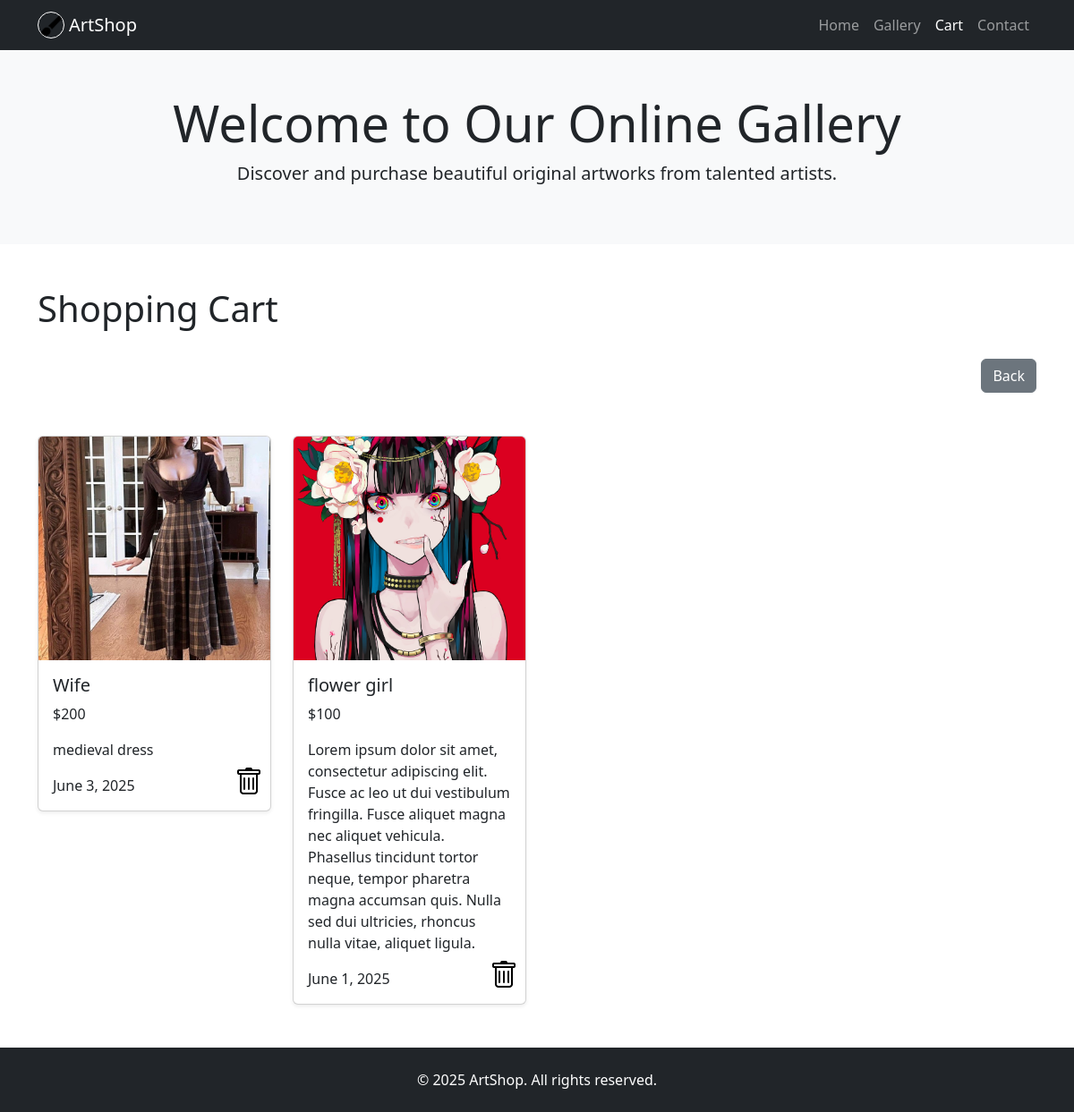
The app's page /cart.php with its own data.
### tables this page shows
CREATE TABLE `tbl_items` (
  `id` int(11) NOT NULL,
  `item_name` varchar(200) NOT NULL,
  `price` double NOT NULL,
  `date` date NOT NULL DEFAULT current_timestamp(),
  `description` mediumtext NOT NULL,
  `image_url` varchar(255) NOT NULL,
  `cart_id` int(11) DEFAULT NULL
);

### cart.php (the view, shortened to what this page needs)
<!DOCTYPE html>
<html lang="en">
<head>
  <link href="https://cdn.jsdelivr.net/npm/bootstrap@5.3.0/dist/css/bootstrap.min.css" rel="stylesheet">
  <link href="https://cdn.jsdelivr.net/npm/bootstrap-icons@1.10.5/font/bootstrap-icons.css" rel="stylesheet">
  <link rel="stylesheet" href="assets/styles.css">
</head>
<body>
  <nav class="navbar navbar-expand-lg navbar-dark bg-dark">
    <div class="container">
      <img src="assets/icon.png" class="circle-img" alt="logo">
      <a class="navbar-brand" href="#">ArtShop</a>
      <div class="collapse navbar-collapse" id="navbarNav">
        <ul class="navbar-nav ms-auto">
          <li class="nav-item"><a class="nav-link" href="index.html">Home</a></li>
          <li class="nav-item"><a class="nav-link" href="gallery.php">Gallery</a></li>
          <li class="nav-item"><a class="nav-link active" href="cart.php">Cart</a></li>
          <li class="nav-item"><a class="nav-link" href="#">Contact</a></li>
        </ul>
      </div>
    </div>
  </nav>
  <section class="py-5 text-center bg-light">
    <div class="container">
      <h1 class="display-4">Welcome to Our Online Gallery</h1>
      <p class="lead">Discover and purchase beautiful original artworks from talented artists.</p>
    </div>
  </section>
  <div class="container my-5">
    <div class="row g-4">
      <h1 class="display-6">Shopping Cart</h1>
      <div class="mb-4 text-end">
        <a href="index.html">
          <button class="btn btn-secondary">
            Back
          </button>
        </a>
      </div>
      <?php include 'create.php'; ?>
      <?php
      $query = "SELECT * FROM tbl_items WHERE cart_id IS NOT NULL ORDER BY id DESC";
      $result = $db->query($query);
      if ($result->num_rows > 0):
        while ($row = $result->fetch_assoc()):
          $date = date("F j, Y", strtotime($row['date']));
      ?>
          <div class="col-sm-6 col-md-4 col-lg-3">
            <div class="card shadow-sm">
              <?php include 'update.php';
              ?>
              <a href="deleteCart.php?id=<?php echo $row['id']; ?>" id="delete-icon"
                class="position-absolute bottom-0 end-0 m-2"
                style="color: black;"
                title="Delete">
                <i class="bi-trash fs-2"></i>
              </a>
              <div style="overflow: hidden;">
                <img src="<?php echo htmlspecialchars($row['image_url']); ?>" class="card-img-top zoom-img" alt="Artwork 1">
              </div>
              <div class="card-body">
                <h5 class="card-title"><?php echo $row['item_name'] ?></h5>
                <p class="card-text"><?php echo '$' . $row['price'] ?></p>
                <p class="card-text"><?php echo $row['description'] ?></p>
                <p class="card-text"><?php echo $date ?></p>
              </div>
            </div>
          </div>
      <?php
        endwhile;
      else:
        echo "<p>The cart is empty.<p>";
      endif;
      ?>
    </div>
  </div>
  <footer class="bg-dark text-white text-center py-4">
    <div class="container">
      <p class="mb-0">© 2025 ArtShop. All rights reserved.</p>
    </div>
  </footer>
</body>
</html>

### assets/styles.css (style rules this page uses)
.zoom-img { transition: transform 0.3s ease; cursor: zoom-in; }
.card-img-top { height: 250px; object-fit: cover; }
.circle-img { width: 30px; border: 1px solid #ffffff; border-radius: 50%; object-fit: cover; color: white; margin-right: 5px; }

### records on screen
tbl_items: image_url (picture), item_name "Wife", price "200", description "medieval dress", date "June 3, 2025"
tbl_items: image_url (picture), item_name "flower girl", price "100", description "Lorem ipsum dolor sit amet, consectetur adipiscing elit. Fusce ac leo ut dui vestibulum fringilla. Fusce aliquet magna nec aliquet vehicula. Phasellus tincidunt tortor neque, tempor pharetra magna accumsan quis. Nulla sed dui ultricies, rhoncus nulla vitae, aliquet ligula.", date "June 1, 2025"
